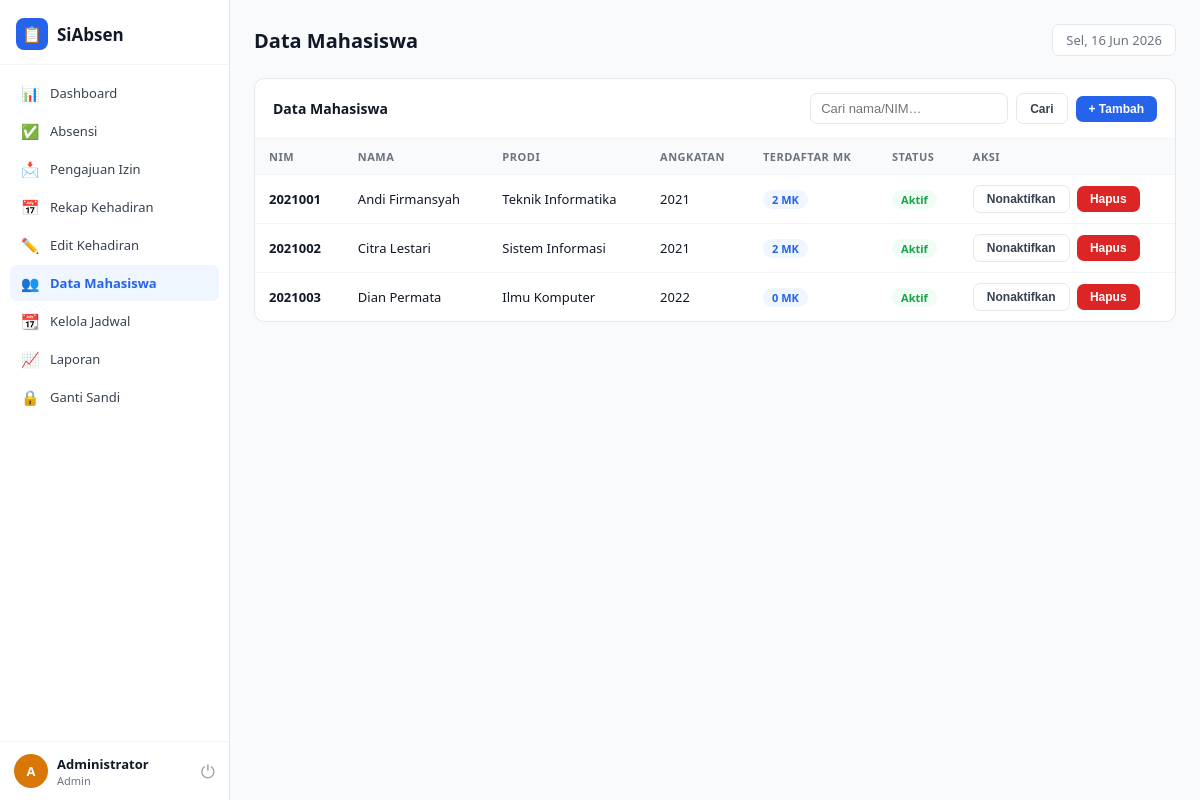
Page /mahasiswa.php (signed in) on the committed database.
### tables this page shows
CREATE TABLE mahasiswa (
  nim VARCHAR(20) PRIMARY KEY,
  nama VARCHAR(100) NOT NULL,
  prodi VARCHAR(100) NOT NULL,
  angkatan VARCHAR(10) NOT NULL,
  aktif TINYINT(1) DEFAULT 1,
  FOREIGN KEY (nim) REFERENCES users(id) ON DELETE CASCADE
);

### mahasiswa.php (the view, shortened to what this page needs)
<?php
$db = getDB();
$q = trim($_GET['q'] ?? '');
if ($q) {
    $stmt = $db->prepare("SELECT * FROM mahasiswa WHERE nim LIKE ? OR nama LIKE ? ORDER BY nim");
    $stmt->execute(["%$q%", "%$q%"]);
} else {
    $stmt = $db->query("SELECT * FROM mahasiswa ORDER BY nim");
}
$list = $stmt->fetchAll();
include __DIR__ . '/includes/header.php';
?>
<div class="card">
  <div class="card-header">
    <h3>Data Mahasiswa</h3>
    <div class="card-actions">
      <form method="GET" style="display:flex;gap:8px">
        <input class="sinput" type="text" name="q" placeholder="Cari nama/NIM…"
               value="<?= htmlspecialchars($q) ?>">
        <button class="btn-sm bo" type="submit">Cari</button>
      </form>
      <button class="btn-sm bp" onclick="openModal('modal-mhs')">+ Tambah</button>
    </div>
  </div>
  <table>
    <thead>
      <tr>
        <th>NIM</th><th>Nama</th><th>Prodi</th><th>Angkatan</th>
        <th>Terdaftar MK</th><th>Status</th><th>Aksi</th>
      </tr>
    </thead>
    <tbody>
      <?php if (!$list): ?>
        <tr><td colspan="7">
          <div class="empty"><div class="eico">👥</div>Tidak ada mahasiswa</div>
        </td></tr>
      <?php else: foreach ($list as $m):
        $mkCount = $db->prepare("SELECT COUNT(*) FROM enrollment WHERE nim=?");
        $mkCount->execute([$m['nim']]);
        $mkCount = $mkCount->fetchColumn();
      ?>
        <tr>
          <td><b><?= htmlspecialchars($m['nim']) ?></b></td>
          <td><?= htmlspecialchars($m['nama']) ?></td>
          <td><?= htmlspecialchars($m['prodi']) ?></td>
          <td><?= htmlspecialchars($m['angkatan']) ?></td>
          <td><span class="badge bg-blue"><?= $mkCount ?> MK</span></td>
          <td><span class="badge <?= $m['aktif'] ? 'bg-green' : 'bg-gray' ?>">
            <?= $m['aktif'] ? 'Aktif' : 'Non-aktif' ?></span>
          </td>
          <td>
            <form method="POST" style="display:inline">
              <button class="btn-sm bo" name="action" value="toggle" style="margin-right:4px">
                <?= $m['aktif'] ? 'Nonaktifkan' : 'Aktifkan' ?>
              </button>
              <button class="btn-sm bd" name="action" value="delete"
                      onclick="return confirm('Hapus mahasiswa ini? Semua data absensinya juga akan terhapus.')">
                Hapus
              </button>
            </form>
          </td>
        </tr>
      <?php endforeach; endif; ?>
    </tbody>
  </table>
</div>
<?php include __DIR__ . '/includes/footer.php'; ?>

### assets/css/style.css (style rules this page uses)
* { margin:0; padding:0; box-sizing:border-box; }
:root { --primary:#2563EB; --primary-light:#EFF6FF; --primary-dark:#1D4ED8; --success:#16A34A; --success-light:#F0FDF4; --warning:#D97706; --warning-light:#FFFBEB; --danger:#DC2626; --danger-light:#FEF2F2; --purple:#7C3AED; --purple-light:#F5F3FF; --gray-50:#F9FAFB; --gray-100:#F3F4F6; --gray-200:#E5E7EB; --gray-300:#D1D5DB; --gray-400:#9CA3AF; --gray-500:#6B7280; --gray-700:#374151; --gray-900:#111827; --white:#FFFFFF; --sidebar-w:230px; --font:'Segoe UI',system-ui,sans-serif; }
body { font-family:var(--font); background:var(--gray-50); color:var(--gray-900); min-height:100vh; }
.card { background:var(--white); border:1px solid var(--gray-200); border-radius:10px; overflow:hidden; margin-bottom:20px; }
.card-header { padding:14px 18px; display:flex; align-items:center; justify-content:space-between; border-bottom:1px solid var(--gray-100); flex-wrap:wrap; gap:10px; }
.card-header h3 { font-size:14px; font-weight:700; }
.card-actions { display:flex; gap:8px; align-items:center; flex-wrap:wrap; }
.sinput { padding:7px 10px; border:1.5px solid var(--gray-200); border-radius:7px; font-size:13px; outline:none; }
.btn-sm { padding:6px 13px; border:none; border-radius:7px; font-size:12px; font-weight:700; cursor:pointer; transition:.15s; display:inline-block; }
.bp { background:var(--primary); color:#fff; }
.bd { background:var(--danger); color:#fff; }
.bo { background:var(--white); border:1.5px solid var(--gray-200); color:var(--gray-700); }
table { width:100%; border-collapse:collapse; }
th { font-size:11px; font-weight:700; color:var(--gray-500); text-transform:uppercase; letter-spacing:.5px; padding:10px 14px; text-align:left; background:var(--gray-50); }
td { font-size:13px; padding:10px 14px; border-top:1px solid var(--gray-100); vertical-align:middle; }
.badge { display:inline-flex; align-items:center; padding:2px 9px; border-radius:20px; font-size:11px; font-weight:700; }
.bg-green { background:var(--success-light); color:var(--success); }
.bg-blue { background:var(--primary-light); color:var(--primary); }

### rows in the picture
mahasiswa: nim "2021001", nama "Andi Firmansyah", prodi "Teknik Informatika", angkatan "2021", mkCount "2", aktif "Aktif"
mahasiswa: nim "2021002", nama "Citra Lestari", prodi "Sistem Informasi", angkatan "2021", mkCount "2", aktif "Aktif"
mahasiswa: nim "2021003", nama "Dian Permata", prodi "Ilmu Komputer", angkatan "2022", mkCount "0", aktif "Aktif"

### other values in the picture
$item['ico'] "📊"
$item['label'] "Dashboard"
$item['ico'] "✅"
$item['label'] "Absensi"
$item['ico'] "📩"
$item['label'] "Pengajuan Izin"
$item['ico'] "📅"
$item['label'] "Rekap Kehadiran"
$item['ico'] "✏️"
$item['label'] "Edit Kehadiran"
$item['ico'] "👥"
$item['label'] "Data Mahasiswa"
$item['ico'] "📆"
$item['label'] "Kelola Jadwal"
$item['ico'] "📈"
